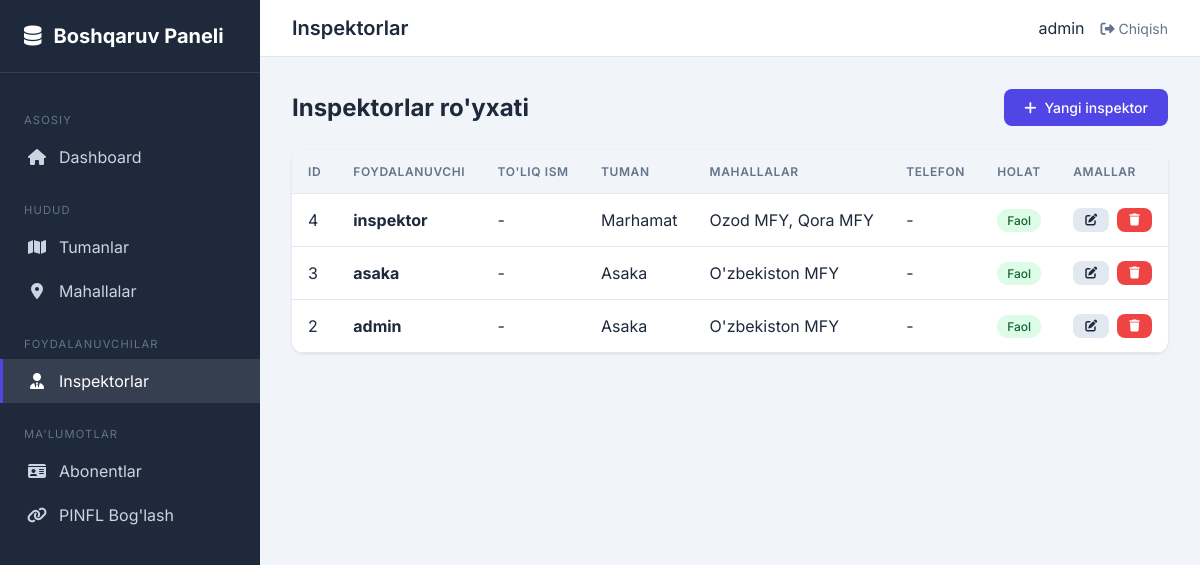
The app's page /boshqaruv/inspektorlar/ (signed in) with its own data.
### abonents/models.py (models this page shows, shortened)
class Inspektor(models.Model):
    user = models.OneToOneField(
        'auth.User',
        on_delete=models.CASCADE,
        verbose_name="Foydalanuvchi",
        related_name='inspektor_profile'
    )
    telefon = models.CharField(
        max_length=20,
        verbose_name="Telefon raqami",
        blank=True,
        default=""
    )
    tuman = models.ForeignKey(
        Tuman,
        on_delete=models.SET_NULL,
        null=True,
        blank=True,
        related_name='inspektorlar',
        verbose_name="Tuman"
    )
    mahallalar = models.ManyToManyField(
        Mahalla,
        blank=True,
        related_name='inspektorlar',
        verbose_name="Mahallalar"
    )
    lavozim = models.CharField(
        max_length=100,
        verbose_name="Lavozimi",
        blank=True,
        default="Inspektor"
    )
    is_active = models.BooleanField(
        default=True,
        verbose_name="Faol"
    )
    yaratilgan_vaqt = models.DateTimeField(
        auto_now_add=True,
        verbose_name="Yaratilgan vaqt"
    )
    class Meta:
        verbose_name = "Inspektor"
        verbose_name_plural = "Inspektorlar"
        ordering = ['-id']

class Tuman(models.Model):
    nomi = models.CharField(
        max_length=100,
        unique=True,
        verbose_name="Tuman nomi"
    )
    yaratilgan_vaqt = models.DateTimeField(
        auto_now_add=True,
        verbose_name="Yaratilgan vaqt"
    )
    class Meta:
        verbose_name = "Tuman"
        verbose_name_plural = "Tumanlar"
        ordering = ['nomi']

class Mahalla(models.Model):
    nomi = models.CharField(
        max_length=150,
        verbose_name="Mahalla nomi"
    )
    tuman = models.ForeignKey(
        Tuman,
        on_delete=models.CASCADE,
        related_name='mahallalar',
        verbose_name="Tuman"
    )
    yaratilgan_vaqt = models.DateTimeField(
        auto_now_add=True,
        verbose_name="Yaratilgan vaqt"
    )
    class Meta:
        verbose_name = "Mahalla"
        verbose_name_plural = "Mahallalar"
        ordering = ['tuman', 'nomi']
        unique_together = ['tuman', 'nomi']

### abonents/views.py (the view)
# urls.py: path('inspektorlar/', views.admin_inspektor_list, name='admin-inspektor-list'),
@admin_required
def admin_inspektor_list(request):
    inspektorlar = Inspektor.objects.select_related('user', 'tuman').prefetch_related('mahallalar').all()
    return render(request, 'admin_custom/inspektor_list.html', {'inspektorlar': inspektorlar})

### abonents/views.py (called while the page is built)
def admin_required(view_func):
    @functools.wraps(view_func)
    def _wrapped_view(request, *args, **kwargs):
        if not request.user.is_authenticated:
            return redirect('inspector-login')
        if not request.user.is_staff:
            messages.error(request, "Bu sahifaga kirish huquqingiz yo'q!")
            return redirect('inspector-dashboard')
        return view_func(request, *args, **kwargs)
    return _wrapped_view

### templates/admin_custom/inspektor_list.html (shortened to what this page needs)
{% extends "admin_custom/base.html" %}
{% block header_title %}Inspektorlar{% endblock %}
{% block content %}
<div class="page-header">
    <h1 class="page-title">Inspektorlar ro'yxati</h1>
    <a href="{% url 'admin-inspektor-add' %}" class="btn btn-primary">
        <i class="fas fa-plus"></i> Yangi inspektor
    </a>
</div>
<div class="card">
    <div class="card-body" style="padding: 0;">
        <table class="table">
            <thead>
                <tr>
                    <th>ID</th>
                    <th>Foydalanuvchi</th>
                    <th>To'liq ism</th>
                    <th>Tuman</th>
                    <th>Mahallalar</th>
                    <th>Telefon</th>
                    <th>Holat</th>
                    <th>Amallar</th>
                </tr>
            </thead>
            <tbody>
                {% for inspektor in inspektorlar %}
                <tr>
                    <td>{{ inspektor.id }}</td>
                    <td><strong>{{ inspektor.user.username }}</strong></td>
                    <td>{{ inspektor.user.get_full_name|default:"-" }}</td>
                    <td>{{ inspektor.tuman.nomi|default:"-" }}</td>
                    <td>
                        {% for m in inspektor.mahallalar.all|slice:":2" %}
                        {{ m.nomi }}{% if not forloop.last %}, {% endif %}
                        {% endfor %}
                    </td>
                    <td>{{ inspektor.telefon|default:"-" }}</td>
                    <td>
                        {% if inspektor.is_active %}
                        <span class="badge badge-success">Faol</span>
                        {% else %}
                        <span class="badge badge-danger">Nofaol</span>
                        {% endif %}
                    </td>
                    <td>
                        <div class="actions">
                            <a href="{% url 'admin-inspektor-edit' inspektor.pk %}" class="btn btn-sm btn-secondary">
                                <i class="fas fa-edit"></i>
                            </a>
                            <a href="{% url 'admin-inspektor-delete' inspektor.pk %}" class="btn btn-sm btn-danger">
                                <i class="fas fa-trash"></i>
                            </a>
                        </div>
                    </td>
                </tr>
                {% endfor %}
            </tbody>
        </table>
    </div>
</div>
{% endblock %}

### templates/admin_custom/base.html (shortened to what this page needs)
{% load static %}
<!DOCTYPE html>
<html lang="uz">
<head>
    <link rel="stylesheet" href="https://cdnjs.cloudflare.com/ajax/libs/font-awesome/6.4.0/css/all.min.css">
</head>
<body>
    <div class="layout">
        <aside class="sidebar">
            <div class="sidebar-header">
                <a href="{% url 'custom-admin-dashboard' %}" class="sidebar-logo">
                    <i class="fas fa-database"></i>
                    Boshqaruv Paneli
                </a>
            </div>
            <nav class="sidebar-nav">
                <div class="nav-section">Asosiy</div>
                <a href="{% url 'custom-admin-dashboard' %}"
                    class="nav-link {% if request.resolver_match.url_name == 'custom-admin-dashboard' %}active{% endif %}">
                    <i class="fas fa-home"></i>
                    Dashboard
                </a>
                <div class="nav-section">Hudud</div>
                <a href="{% url 'admin-tuman-list' %}"
                    class="nav-link {% if 'tuman' in request.path %}active{% endif %}">
                    <i class="fas fa-map"></i>
                    Tumanlar
                </a>
                <a href="{% url 'admin-mahalla-list' %}"
                    class="nav-link {% if 'mahalla' in request.path %}active{% endif %}">
                    <i class="fas fa-map-marker-alt"></i>
                    Mahallalar
                </a>
                <div class="nav-section">Foydalanuvchilar</div>
                <a href="{% url 'admin-inspektor-list' %}"
                    class="nav-link {% if 'inspektor' in request.path %}active{% endif %}">
                    <i class="fas fa-user-tie"></i>
                    Inspektorlar
                </a>
                <div class="nav-section">Ma'lumotlar</div>
                <a href="{% url 'admin-abonent-list' %}"
                    class="nav-link {% if 'abonentlar' in request.path %}active{% endif %}">
                    <i class="fas fa-id-card"></i>
                    Abonentlar
                </a>
                <a href="{% url 'admin-pinfl-binding' %}"
                    class="nav-link {% if 'pinfl-boglash' in request.path %}active{% endif %}">
                    <i class="fas fa-link"></i>
                    PINFL Bog'lash
                </a>
            </nav>
        </aside>
        <main class="main-content">
            <header class="header">
                <h1 class="header-title">{% block header_title %}Boshqaruv Paneli{% endblock %}</h1>
                <div class="user-menu">
                    <span>{{ request.user.get_full_name|default:request.user.username }}</span>
                    <a href="{% url 'inspector-logout' %}"><i class="fas fa-sign-out-alt"></i> Chiqish</a>
                </div>
            </header>
            <div class="content">
                {% block content %}{% endblock %}
            </div>
        </main>
    </div>
</body>
</html>

### templates/admin_custom/base.html (style rules this page uses)
:root { --primary: #4f46e5; --primary-dark: #4338ca; --secondary: #64748b; --success: #22c55e; --danger: #ef4444; --warning: #f59e0b; --bg: #f1f5f9; --card-bg: #ffffff; --text: #1e293b; --text-muted: #64748b; --border: #e2e8f0; --sidebar-bg: #1e293b; --sidebar-text: #cbd5e1; }
* { margin: 0; padding: 0; box-sizing: border-box; }
body { font-family: 'Inter', sans-serif; background: var(--bg); color: var(--text); min-height: 100vh; }
.layout { display: flex; min-height: 100vh; }
.sidebar { width: 260px; background: var(--sidebar-bg); color: var(--sidebar-text); position: fixed; height: 100vh; overflow-y: auto; z-index: 100; }
.sidebar-header { padding: 1.5rem; border-bottom: 1px solid rgba(255, 255, 255, 0.1); }
.sidebar-logo { font-size: 1.25rem; font-weight: 700; color: white; text-decoration: none; display: flex; align-items: center; gap: 0.75rem; }
.sidebar-nav { padding: 1rem 0; }
.nav-section { padding: 0.5rem 1.5rem; font-size: 0.7rem; text-transform: uppercase; letter-spacing: 0.1em; color: var(--secondary); margin-top: 1rem; }
.nav-link { display: flex; align-items: center; gap: 0.75rem; padding: 0.75rem 1.5rem; color: var(--sidebar-text); text-decoration: none; transition: all 0.2s; border-left: 3px solid transparent; }
.nav-link:hover, .nav-link.active { background: rgba(255, 255, 255, 0.1); color: white; border-left-color: var(--primary); }
.nav-link i { width: 20px; text-align: center; }
.main-content { flex: 1; margin-left: 260px; min-height: 100vh; }
.header { background: var(--card-bg); padding: 1rem 2rem; display: flex; justify-content: space-between; align-items: center; border-bottom: 1px solid var(--border); position: sticky; top: 0; z-index: 50; }
.header-title { font-size: 1.25rem; font-weight: 600; }
.user-menu { display: flex; align-items: center; gap: 1rem; }
.user-menu a { color: var(--text-muted); text-decoration: none; font-size: 0.875rem; }
.content { padding: 2rem; }
.card { background: var(--card-bg); border-radius: 12px; box-shadow: 0 1px 3px rgba(0, 0, 0, 0.1); overflow: hidden; }
.card-body { padding: 1.5rem; }
.btn { display: inline-flex; align-items: center; gap: 0.5rem; padding: 0.625rem 1.25rem; border: none; border-radius: 8px; font-size: 0.875rem; font-weight: 500; cursor: pointer; text-decoration: none; transition: all 0.2s; }
.btn-primary { background: var(--primary); color: white; }
.btn-danger { background: var(--danger); color: white; }
.btn-secondary { background: var(--border); color: var(--text); }
.btn-sm { padding: 0.375rem 0.75rem; font-size: 0.75rem; }
.table { width: 100%; border-collapse: collapse; }
.table th, .table td { padding: 0.875rem 1rem; text-align: left; border-bottom: 1px solid var(--border); }
.table th { background: var(--bg); font-weight: 600; font-size: 0.75rem; text-transform: uppercase; letter-spacing: 0.05em; color: var(--text-muted); }
.badge { display: inline-flex; align-items: center; padding: 0.25rem 0.625rem; border-radius: 9999px; font-size: 0.75rem; font-weight: 500; }
.badge-success { background: #dcfce7; color: #166534; }
.actions { display: flex; gap: 0.5rem; }
.page-header { display: flex; justify-content: space-between; align-items: center; margin-bottom: 1.5rem; }
.page-title { font-size: 1.5rem; font-weight: 700; }

### records on screen
Inspektor: id "4", user.username "inspektor", user.get_full_name "-", tuman.nomi "Marhamat", telefon "-", is_active "Faol"
Mahalla: nomi "Ozod MFY"
Mahalla: nomi "Qora MFY"
Inspektor: id "3", user.username "asaka", user.get_full_name "-", tuman.nomi "Asaka", telefon "-", is_active "Faol"
Mahalla: nomi "O'zbekiston MFY"
Inspektor: id "2", user.username "admin", user.get_full_name "-", tuman.nomi "Asaka", telefon "-", is_active "Faol"

### other values on screen
{{ request.user.get_full_name|default:request.user.username }} "admin"
